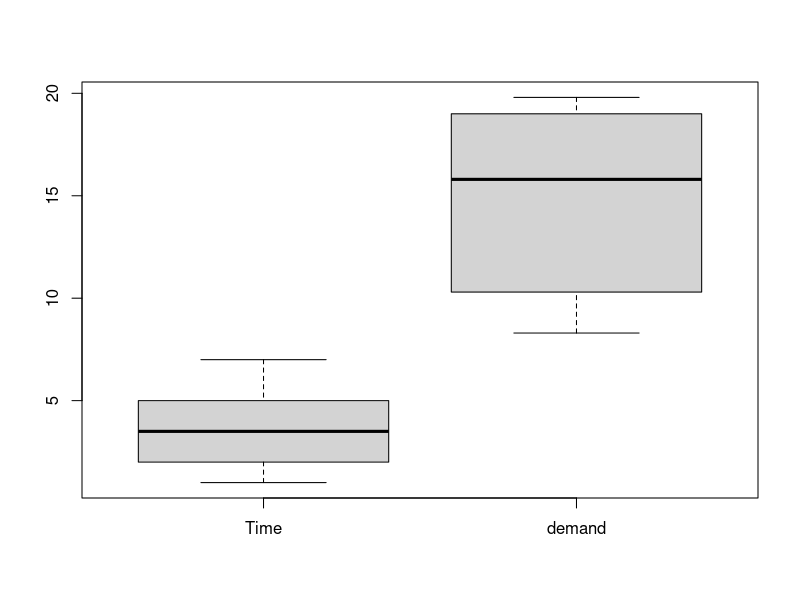
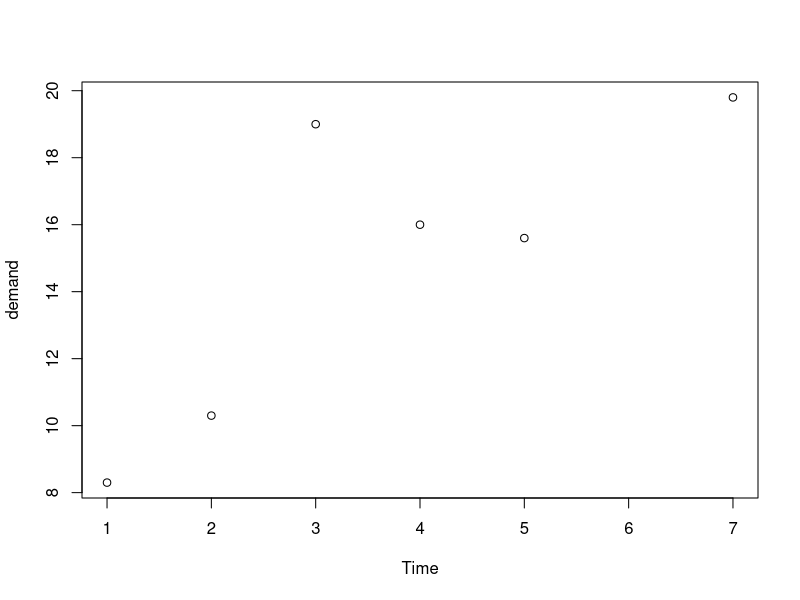

The R source for these figures, in order:
## ---- chunk 1
data("BOD")
## ---- chunk 2
summary(BOD)
## ---- chunk 3
dim(BOD)
## ---- chunk 4
str(BOD)
## ---- chunk 5
boxplot(BOD)
## ---- chunk 6
str(BOD)
## ---- chunk 7
x <- c(1, 2, 3, 4, 5, 7)
## ---- chunk 8
VectorTime <- x
## ---- chunk 9
rm(Vector1)
## ---- chunk 10
y <- c(8.3, 10.3, 19, 16, 15.6, 19.8)
## ---- chunk 11
VectorBioChemDemand <- y
## ---- chunk 12
plot(BOD)
## ---- chunk 13
knitr::opts_chunk$set(echo = TRUE)
